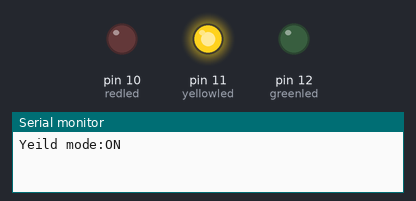
Simulated run of this sketch. Board: Arduino Uno, built with avr-gcc and run on an emulated ATmega328P. On the bench: output pins drawn as LEDs (lit = HIGH), the last lines printed to the serial monitor.

Above: at 0.5 s.
At 2.0 s:
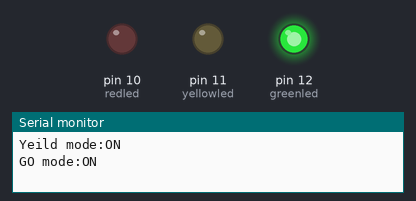
At 4.5 s:
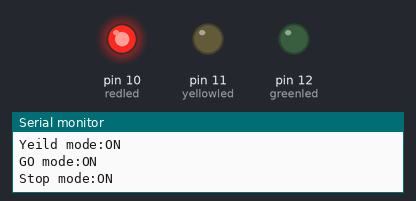
Timing chart, 0 to 7.8 s (numbered marks = the images above):
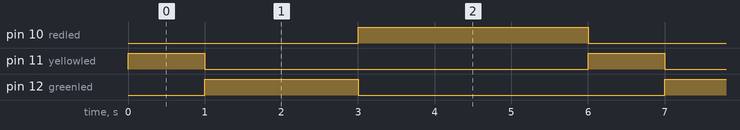

The sketch:

TrafficLightController.ino
```cpp
int redled =10;
int yellowled=11;
int greenled=12;
void setup() {
  // put your setup code here, to run once:
pinMode(redled,OUTPUT);
pinMode(yellowled,OUTPUT);
pinMode(greenled,OUTPUT);

digitalWrite(redled,LOW);
digitalWrite(yellowled,LOW);
digitalWrite(greenled,LOW);

Serial.begin(9600);
}

void loop() {
  // put your main code here, to run repeatedly:
 // yellow ON
digitalWrite(redled,LOW);
digitalWrite(yellowled,HIGH);
digitalWrite(greenled,LOW);
Serial.println("Yeild mode:ON");
delay(1000);
//GO mode
digitalWrite(redled,LOW);
digitalWrite(yellowled,LOW);
digitalWrite(greenled,HIGH);
Serial.println("GO mode:ON");
delay(2000);
//Stop mode
digitalWrite(redled,HIGH);
digitalWrite(yellowled,LOW);
digitalWrite(greenled,LOW);
Serial.println("Stop mode:ON");
delay(3000);
}
```

Measured:
- by itself, pin 10 (redled): alternates HIGH for 3.0 s and LOW for 3.0 s
- by itself, pin 11 (yellowled): alternates HIGH for 1.0 s and LOW for 5.0 s
- by itself, pin 12 (greenled): alternates HIGH for 2.0 s and LOW for 4.0 s
